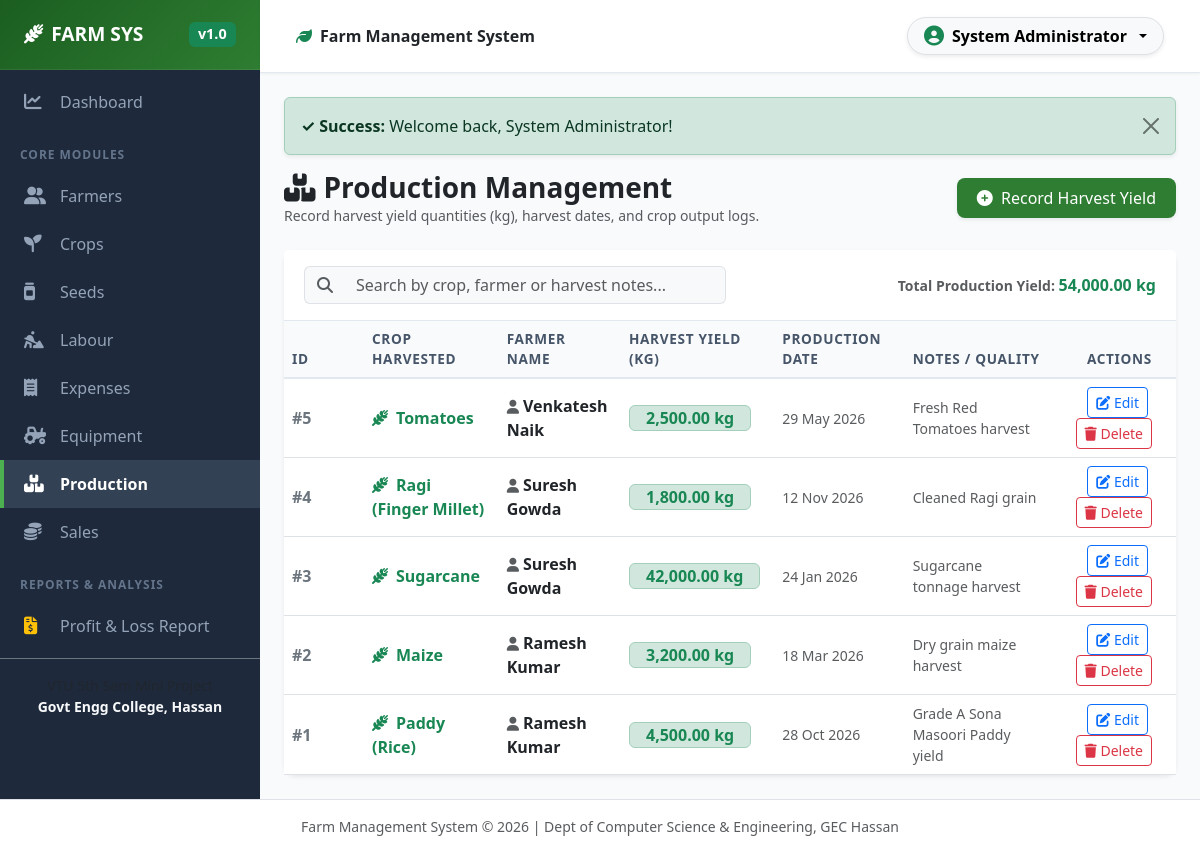
Screenshot of /modules/production/list.php (signed in) with the database file from the repository.
### tables this page shows
CREATE TABLE IF NOT EXISTS `production` (
  `production_id` INT AUTO_INCREMENT PRIMARY KEY,
  `crop_id` INT NOT NULL,
  `quantity_kg` DECIMAL(10,2) NOT NULL,
  `production_date` DATE NOT NULL,
  `notes` VARCHAR(255) DEFAULT NULL,
  `created_at` TIMESTAMP DEFAULT CURRENT_TIMESTAMP,
  FOREIGN KEY (`crop_id`) REFERENCES `crop`(`crop_id`) ON DELETE CASCADE
);

CREATE TABLE IF NOT EXISTS `crop` (
  `crop_id` INT AUTO_INCREMENT PRIMARY KEY,
  `farmer_id` INT NOT NULL,
  `crop_name` VARCHAR(100) NOT NULL,
  `season` VARCHAR(30) NOT NULL,
  `planting_date` DATE NOT NULL,
  `harvest_date` DATE DEFAULT NULL,
  `created_at` TIMESTAMP DEFAULT CURRENT_TIMESTAMP,
  FOREIGN KEY (`farmer_id`) REFERENCES `farmer`(`farmer_id`) ON DELETE CASCADE
);

CREATE TABLE IF NOT EXISTS `farmer` (
  `farmer_id` INT AUTO_INCREMENT PRIMARY KEY,
  `name` VARCHAR(100) NOT NULL,
  `phone` VARCHAR(15) NOT NULL,
  `address` TEXT,
  `created_at` TIMESTAMP DEFAULT CURRENT_TIMESTAMP
);

### modules/production/list.php (the view, shortened to what this page needs)
<?php
require_once __DIR__ . '/../../includes/header.php';
$search = trim($_GET['search'] ?? '');
if (!empty($search)) {
    $stmt = $pdo->prepare("
        SELECT p.*, c.crop_name, f.name as farmer_name
        FROM production p
        JOIN crop c ON p.crop_id = c.crop_id
        JOIN farmer f ON c.farmer_id = f.farmer_id
        WHERE c.crop_name LIKE ? OR f.name LIKE ? OR p.notes LIKE ?
        ORDER BY p.production_id DESC
    ");
    $stmt->execute(["%$search%", "%$search%", "%$search%"]);
} else {
    $stmt = $pdo->query("
        SELECT p.*, c.crop_name, f.name as farmer_name
        FROM production p
        JOIN crop c ON p.crop_id = c.crop_id
        JOIN farmer f ON c.farmer_id = f.farmer_id
        ORDER BY p.production_id DESC
    ");
}
$productions = $stmt->fetchAll();
$total_yield_kg = array_sum(array_column($productions, 'quantity_kg'));
?>
<div class="d-flex justify-content-between align-items-center mb-4">
    <div>
        <h3 class="fw-bold text-dark mb-0"><i class="fa-solid fa-boxes-stacked text-teal me-2"></i>Production Management</h3>
        <p class="text-muted small mb-0">Record harvest yield quantities (kg), harvest dates, and crop output logs.</p>
    </div>
    <a href="add.php" class="btn btn-farm shadow-sm">
        <i class="fa-solid fa-plus-circle me-1"></i> Record Harvest Yield
    </a>
</div>
<div class="card shadow-sm border-0">
    <div class="card-header bg-white py-3">
        <div class="row align-items-center g-2">
            <div class="col-md-6">
                <form method="GET" action="list.php" class="d-flex gap-2">
                    <div class="input-group">
                        <span class="input-group-text bg-light border-end-0"><i class="fa-solid fa-magnifying-glass text-muted"></i></span>
                        <input type="text" id="tableSearchInput" name="search" class="form-control bg-light border-start-0" placeholder="Search by crop, farmer or harvest notes..." value="<?= htmlspecialchars($search) ?>">
                    </div>
                </form>
            </div>
            <div class="col-md-6 text-md-end text-muted small">
                Total Production Yield: <strong class="text-success fs-6"><?= number_format($total_yield_kg, 2) ?> kg</strong>
            </div>
        </div>
    </div>
    <div class="card-body p-0">
        <div class="table-responsive">
            <table class="table table-hover table-searchable align-middle mb-0">
                <thead class="table-light">
                    <tr>
                        <th style="width: 80px;">ID</th>
                        <th>Crop Harvested</th>
                        <th>Farmer Name</th>
                        <th>Harvest Yield (kg)</th>
                        <th>Production Date</th>
                        <th>Notes / Quality</th>
                        <th class="text-end pe-4">Actions</th>
                    </tr>
                </thead>
                <tbody>
                    <?php if (empty($productions)): ?>
                        <tr>
                            <td colspan="7" class="text-center py-4 text-muted">No production yield records found.</td>
                        </tr>
                    <?php else: ?>
                        <?php foreach ($productions as $prod): ?>
                            <tr>
                                <td class="fw-bold text-secondary">#<?= $prod['production_id'] ?></td>
                                <td class="fw-bold text-success">
                                    <i class="fa-solid fa-wheat-awn me-2"></i><?= htmlspecialchars($prod['crop_name']) ?>
                                </td>
                                <td class="fw-semibold text-dark">
                                    <i class="fa-solid fa-user me-1 text-muted small"></i><?= htmlspecialchars($prod['farmer_name']) ?>
                                </td>
                                <td>
                                    <span class="badge bg-success-subtle text-success fs-6 fw-bold px-3 py-1 border border-success-subtle">
                                        <?= number_format($prod['quantity_kg'], 2) ?> kg
                                    </span>
                                </td>
                                <td class="small text-muted"><?= format_date($prod['production_date']) ?></td>
                                <td class="small text-muted"><?= htmlspecialchars($prod['notes'] ?: '—') ?></td>
                                <td class="text-end pe-4">
                                    <a href="edit.php?id=<?= $prod['production_id'] ?>" class="btn btn-sm btn-outline-primary me-1" title="Edit Production">
                                        <i class="fa-solid fa-pen-to-square"></i> Edit
                                    </a>
                                    <a href="delete.php?id=<?= $prod['production_id'] ?>" class="btn btn-sm btn-outline-danger btn-delete-confirm" data-item="Production Record #<?= $prod['production_id'] ?>" title="Delete Record">
                                        <i class="fa-solid fa-trash"></i> Delete
                                    </a>
                                </td>
                            </tr>
                        <?php endforeach; ?>
                    <?php endif; ?>
                </tbody>
            </table>
        </div>
    </div>
</div>
<?php require_once __DIR__ . '/../../includes/footer.php'; ?>

### assets/css/style.css (style rules this page uses)
:root { --primary-color: #2e7d32; --primary-dark: #1b5e20; --primary-light: #e8f5e9; --accent-color: #4caf50; --sidebar-bg: #1e293b; --sidebar-hover: #334155; --sidebar-text: #94a3b8; --bg-light: #f8fafc; --card-shadow: 0 4px 6px -1px rgba(0, 0, 0, 0.05), 0 2px 4px -1px rgba(0, 0, 0, 0.03); --hover-shadow: 0 10px 15px -3px rgba(0, 0, 0, 0.08), 0 4px 6px -2px rgba(0, 0, 0, 0.04); }
body { font-family: 'Segoe UI', system-ui, -apple-system, sans-serif; background-color: var(--bg-light); color: #334155; min-height: 100vh; }
.btn-farm { background-color: var(--primary-color); color: #ffffff; border: none; font-weight: 500; padding: 0.5rem 1.25rem; border-radius: 8px; transition: background-color 0.2s ease; }
.card { border: none; border-radius: 12px; box-shadow: var(--card-shadow); }
.card-header { background-color: #ffffff; border-bottom: 1px solid #e2e8f0; font-weight: 600; padding: 1rem 1.25rem; }
.table { vertical-align: middle; }
.table thead th { background-color: #f8fafc; color: #475569; font-weight: 600; font-size: 0.85rem; text-transform: uppercase; letter-spacing: 0.05em; border-bottom: 2px solid #e2e8f0; }

### rows the page displays
production: production_id "5", crop.crop_name "Tomatoes", farmer.name "Venkatesh Naik", quantity_kg "2,500.00", production_date "29 May 2026", notes "Fresh Red Tomatoes harvest"
production: production_id "4", crop.crop_name "Ragi (Finger Millet)", farmer.name "Suresh Gowda", quantity_kg "1,800.00", production_date "12 Nov 2026", notes "Cleaned Ragi grain"
production: production_id "3", crop.crop_name "Sugarcane", farmer.name "Suresh Gowda", quantity_kg "42,000.00", production_date "24 Jan 2026", notes "Sugarcane tonnage harvest"
production: production_id "2", crop.crop_name "Maize", farmer.name "Ramesh Kumar", quantity_kg "3,200.00", production_date "18 Mar 2026", notes "Dry grain maize harvest"
production: production_id "1", crop.crop_name "Paddy (Rice)", farmer.name "Ramesh Kumar", quantity_kg "4,500.00", production_date "28 Oct 2026", notes "Grade A Sona Masoori Paddy yield"

### other values shown
$_SESSION['full_name'] "System Administrator"
$flash['message'] "Welcome back, System Administrator!"
$total_yield_kg "54,000.00"
